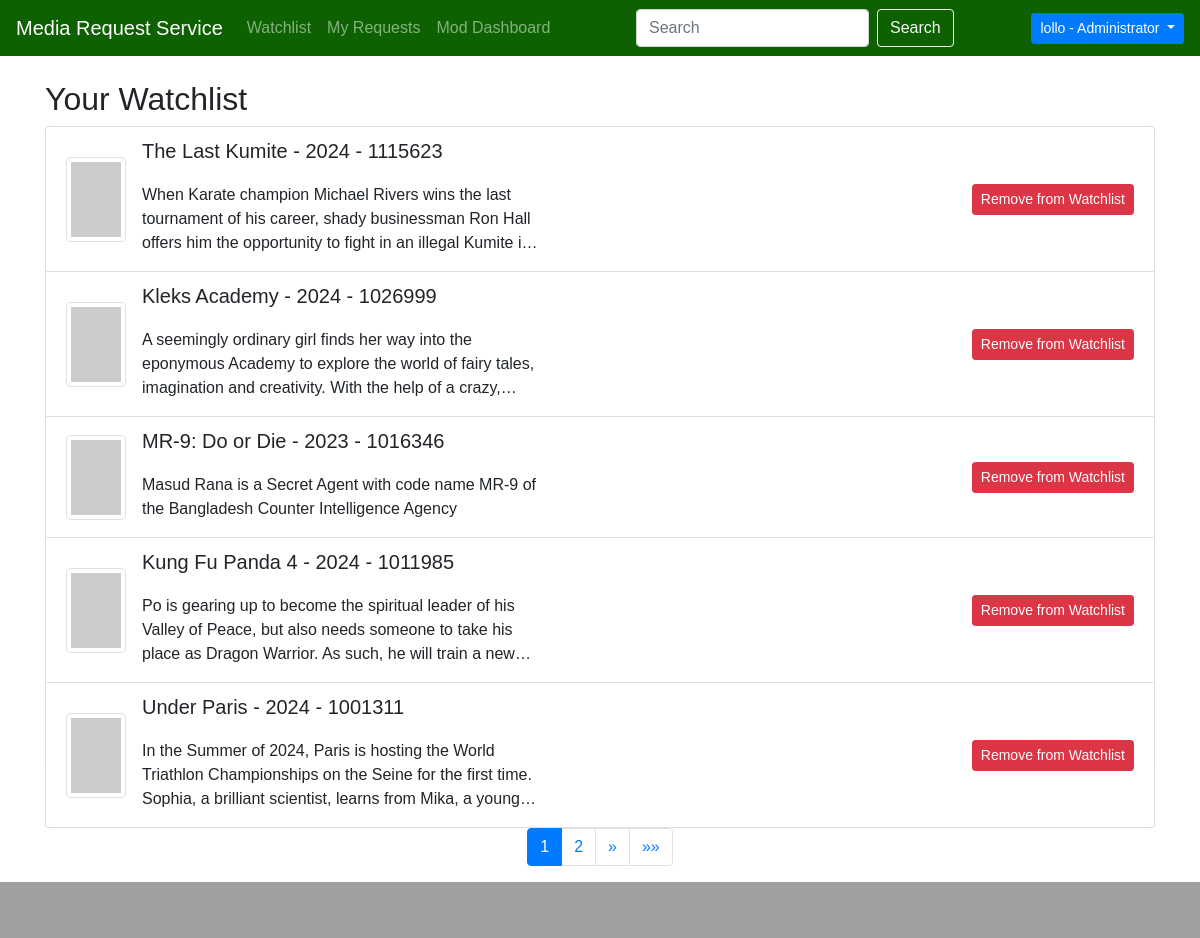
The app's page /dashboard/watchlist/ (signed in), older data.
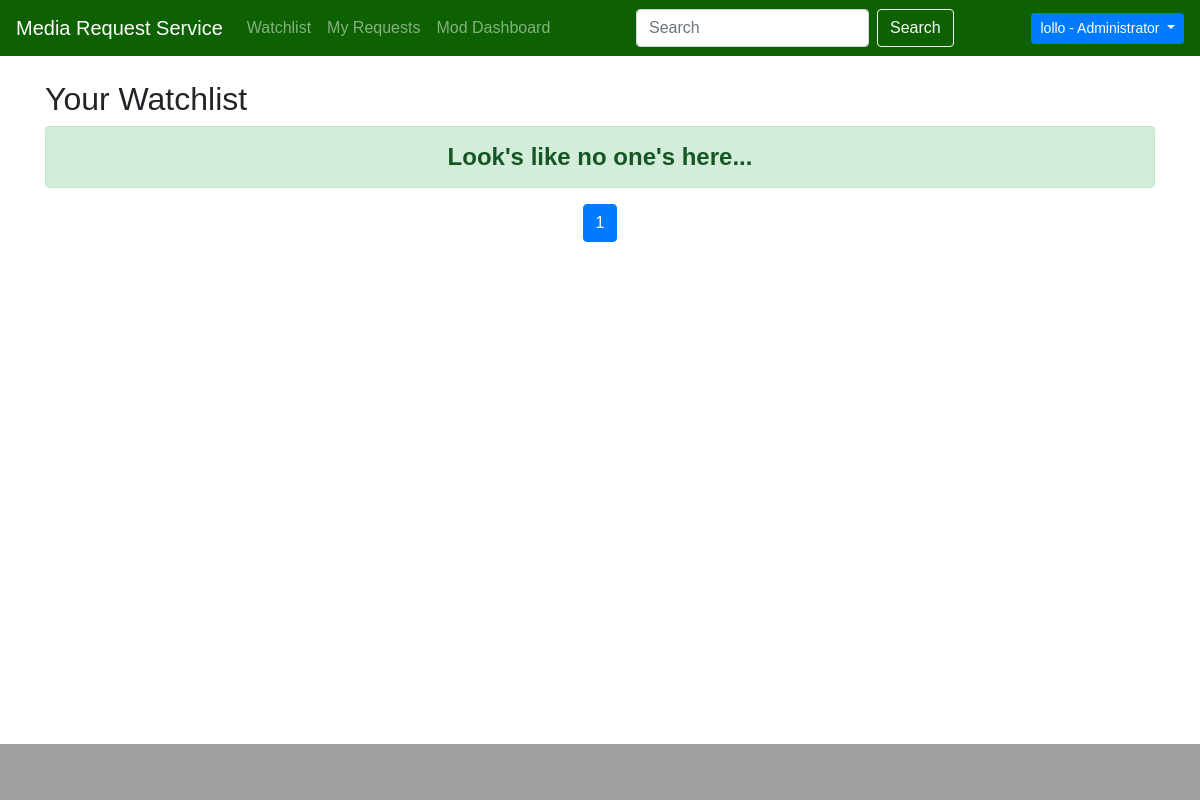
The same page, newer data.
### movieapp/models.py (models this page shows, shortened)
class Movie(models.Model):
    tmdb_id = models.IntegerField(primary_key=True)  # useful to retrieve data from TMDB APIs
    title = models.CharField(max_length=100)
    year = models.IntegerField(null=True)
    description = models.TextField(max_length=1000)
    genre = models.CharField(max_length=100)
    available = models.BooleanField(default=False)
    @property
    def poster_url(self):
        api_key = '5dbf33ab1210565bba9d880c176bf3d8'
        base_url = f'https://api.themoviedb.org/3/movie/{self.tmdb_id}?api_key={api_key}'
        try:
            response = requests.get(base_url)
            data = response.json()
            if 'poster_path' in data and data['poster_path']:
                poster_path = data['poster_path']
                poster_url = f'https://image.tmdb.org/t/p/w154{poster_path}'
                return poster_url
            else:
                return None
        except requests.exceptions.RequestException as e:
            print('Error in API request:', e)
            return None
    class Meta:
        ordering = ["-pk"]
        verbose_name_plural = 'Movies'

### userdashboard/views.py (the view)
# urls.py: path('watchlist/', my_watchlist, name='my_watchlist'),
@login_required(login_url='/login')
def my_watchlist(request):
    user_profile = request.user.profile
    watchlist_movies = user_profile.watchlisted.all()
    paginator = Paginator(watchlist_movies, 5)
    page_number = request.GET.get('page')
    try:
        watchlist_movies = paginator.page(page_number)
    except PageNotAnInteger:
        watchlist_movies = paginator.page(1)
    except EmptyPage:
        watchlist_movies = paginator.page(paginator.num_pages)
    return render(request, 'watchlist.html', {'watchlist_movies': watchlist_movies})

### userdashboard/templates/watchlist.html (shortened to what this page needs)
{% extends 'GPT_home.html' %}
{% block content %}
<div class="container mt-4">
    <h2>Your Watchlist</h2>
    <ul class="list-group">
        {% for movie in watchlist_movies %}
        <li class="list-group-item d-flex justify-content-between align-items-center">
            <div class="d-flex align-items-center">
                {% if movie.poster_url %}
                <img src="{{ movie.poster_url }}" class="img-thumbnail mr-3" alt="Poster del film" style="width: 50px; height: 75px;">
                {% else %}
                <img src="https://via.placeholder.com/50x75" class="img-thumbnail mr-3" alt="Immagine non disponibile">
                {% endif %}
                <div>
                    <h5>{{ movie.title }} - {{ movie.year }} - {{ movie.tmdb_id }}</h5>
                    <p class="mb-1 multi-line-text-truncate">{{ movie.description }}</p>
                </div>
            </div>
            <button class="btn btn-sm btn-danger watchlist-btn" data-movie-id="{{ movie.tmdb_id }}" data-action="remove">Remove from Watchlist</button>
        </li>
        {% empty %}
            <div class="alert alert-success d-flex justify-content-center align-items-center" role="alert">
                <span class="text-center font-weight-bold" style="font-size: 1.5em;">Look's like no one's here...</span>
            </div>
        {% endfor %}
    </ul>
    <nav aria-label="Page navigation">
    <ul class="pagination justify-content-center">
        {% for num in watchlist_movies.paginator.page_range %}
        {% if watchlist_movies.number == num %}
        <li class="page-item active"><a class="page-link" href="#">{{ num }}</a></li>
        {% elif num > watchlist_movies.number|add:'-3' and num < watchlist_movies.number|add:'3' %}
        <li class="page-item"><a class="page-link" href="?page={{ num }}">{{ num }}</a></li>
        {% endif %}
        {% endfor %}
        {% if watchlist_movies.has_next %}
        <li class="page-item">
            <a class="page-link" href="?page={{ watchlist_movies.next_page_number }}" aria-label="Next">
                <span aria-hidden="true">&raquo;</span>
            </a>
        </li>
        <li class="page-item">
            <a class="page-link" href="?page={{ watchlist_movies.paginator.num_pages }}" aria-label="Last">
                <span aria-hidden="true">&raquo;&raquo;</span>
            </a>
        </li>
        {% endif %}
    </ul>
</nav>
</div>
{% endblock %}

Row changes from the older to the newer data that the page shows:
no longer on this page (row edited): Movie: title "The Last Kumite", year "2024", tmdb_id "1115623", description "When Karate champion Michael Rivers wins the last tournament of his career, shady businessman Ron Hall offers him the opportunity to fight in an illegal Kumite…"
no longer on this page (row unchanged): Movie: title "Kleks Academy", year "2024", tmdb_id "1026999", description "A seemingly ordinary girl finds her way into the eponymous Academy to explore the world of fairy tales, imagination and creativity. With the help of a…"
no longer on this page (row unchanged): Movie: title "MR-9: Do or Die", year "2023", tmdb_id "1016346", description "Masud Rana is a Secret Agent with code name MR-9 of the Bangladesh Counter Intelligence Agency"
no longer on this page (row unchanged): Movie: title "Kung Fu Panda 4", year "2024", tmdb_id "1011985", description "Po is gearing up to become the spiritual leader of his Valley of Peace, but also needs someone to take his place as Dragon Warrior. As such, he will train a…"
no longer on this page (row unchanged): Movie: title "Under Paris", year "2024", tmdb_id "1001311", description "In the Summer of 2024, Paris is hosting the World Triathlon Championships on the Seine for the first time. Sophia, a brilliant scientist, learns from Mika, a…"
Text that changed along with them:
text now shown: "Look's like no one's here..."
list line gone: "2"
